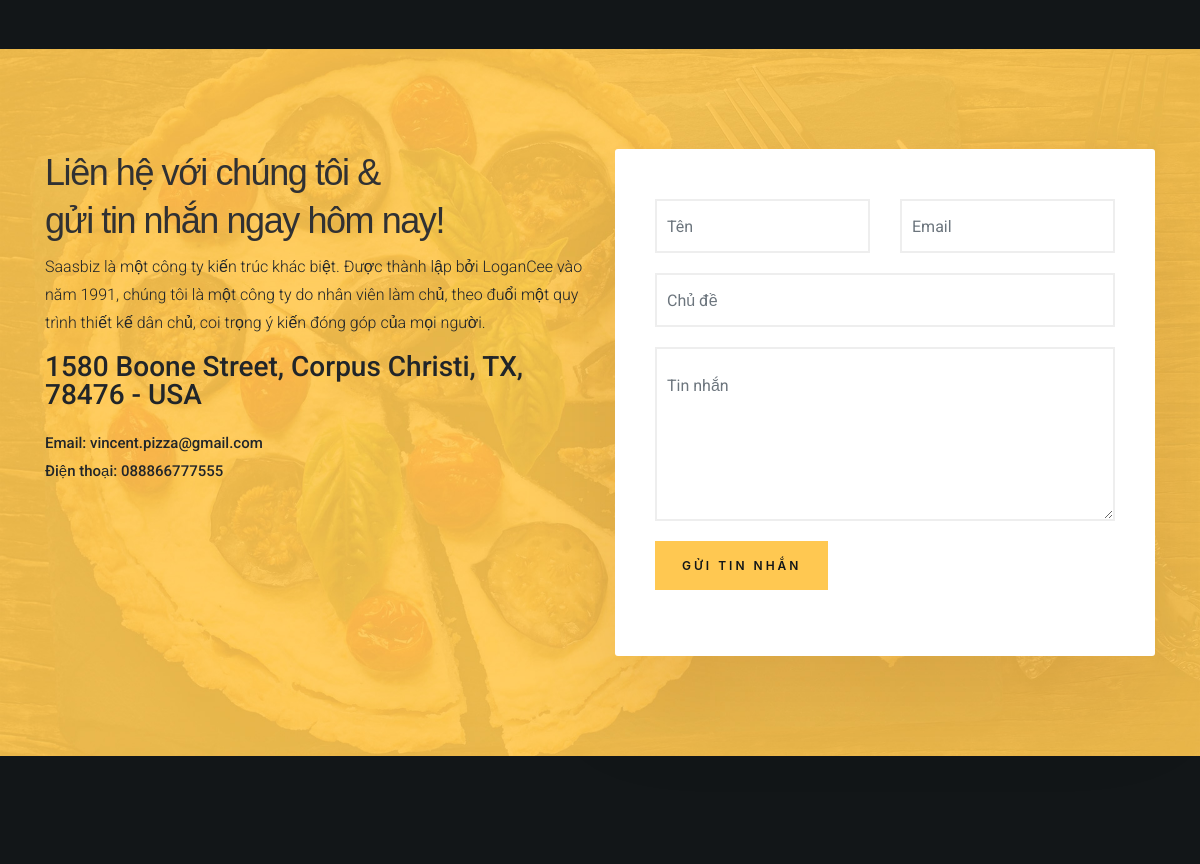
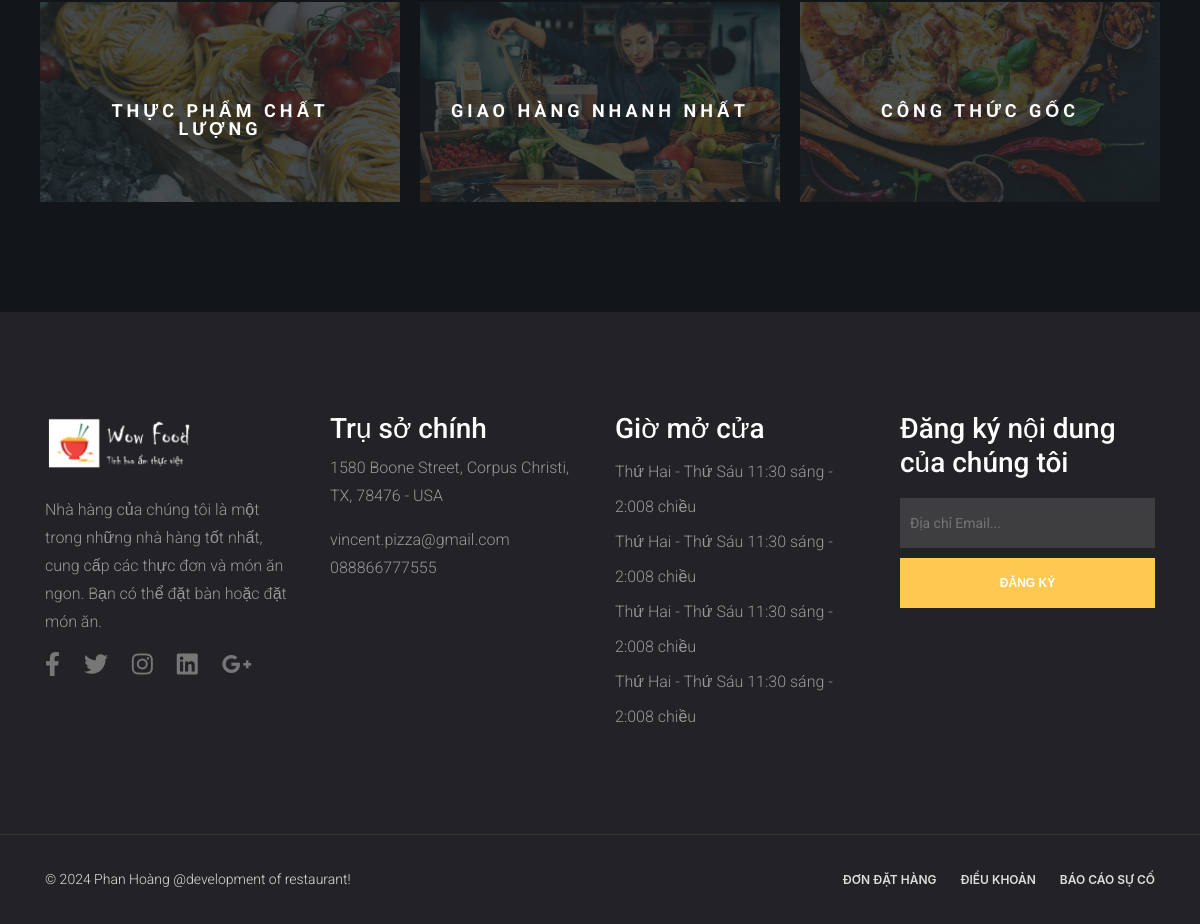
Before: / (lower part) with the older database file (2 pictures, top to bottom).
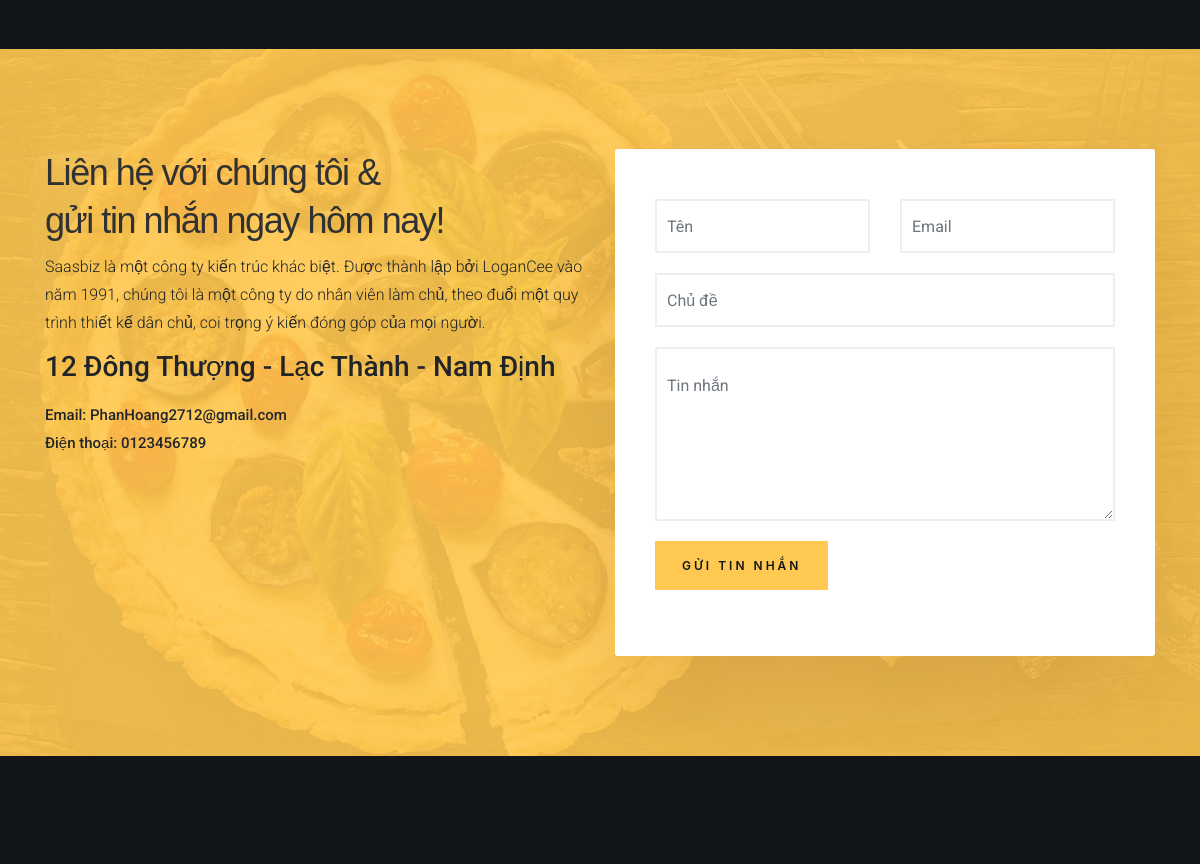
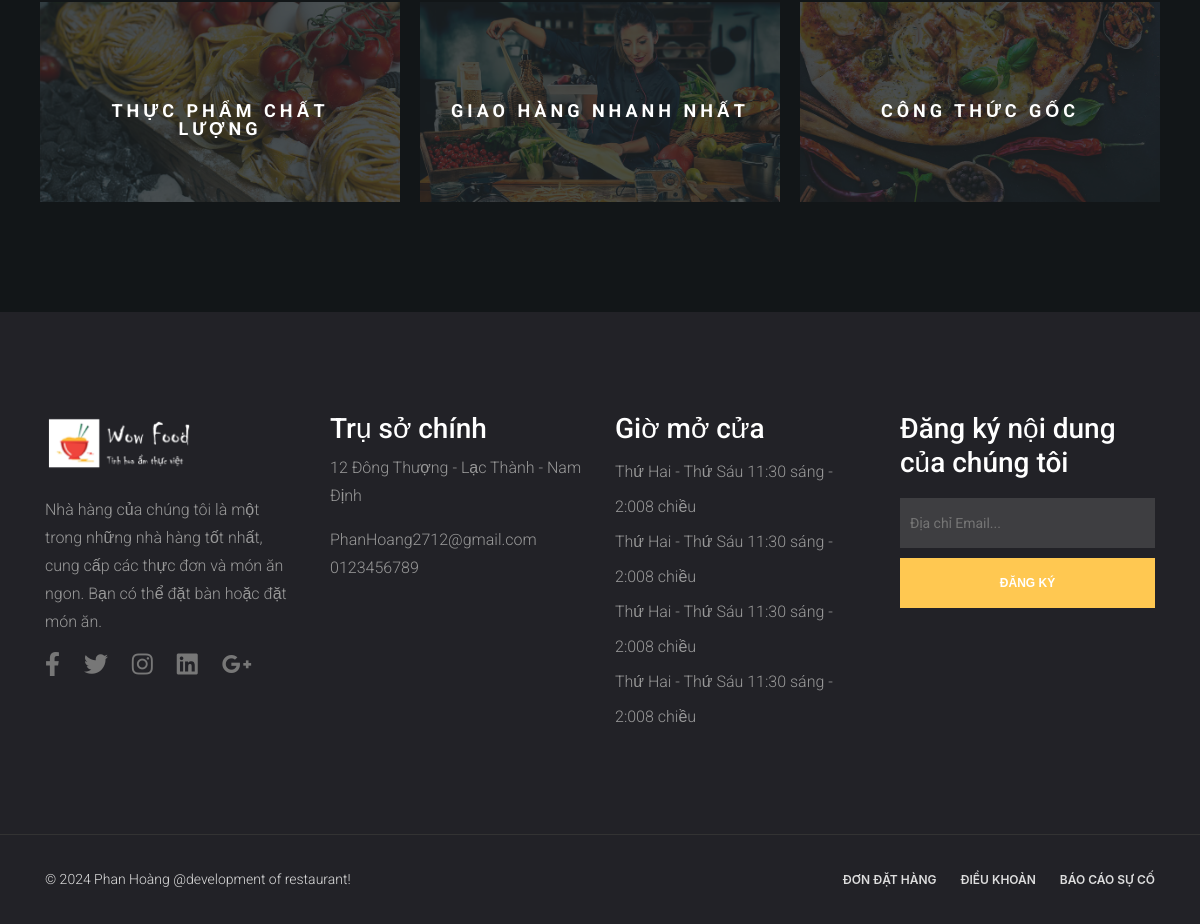
After: the same page with the newer database file (2 pictures, top to bottom).
### tables this page shows
CREATE TABLE `website_settings` (
  `option_id` int(5) NOT NULL,
  `option_name` varchar(255) NOT NULL,
  `option_value` varchar(255) NOT NULL
);

### index.php (the view, shortened to what this page needs)
<?php
include "connect.php";
include "Includes/templates/header.php";
$stmt_web_settings = $con->prepare("SELECT * FROM website_settings");
$stmt_web_settings->execute();
$web_settings = $stmt_web_settings->fetchAll();
$restaurant_email = "";
$restaurant_address = "";
$restaurant_phonenumber = "";
foreach ($web_settings as $option)
{
    if($option['option_name'] == 'restaurant_name')
    {
        $restaurant_name = $option['option_value'];
    }
    elseif($option['option_name'] == 'restaurant_email')
    {
        $restaurant_email = $option['option_value'];
    }
    elseif($option['option_name'] == 'restaurant_phonenumber')
    {
        $restaurant_phonenumber = $option['option_value'];
    }
    elseif($option['option_name'] == 'restaurant_address')
    {
        $restaurant_address = $option['option_value'];
    }
}
?>
<section class="image-gallery" id="gallery">
</section>
<section class="contact-section" id="contact">
    <div class="container">
        <div class="row">
            <div class="col-lg-6 sm-padding">
                <div class="contact-info">
                    <h2>
                        Liên hệ với chúng tôi &
                        <br>gửi tin nhắn ngay hôm nay!
                    </h2>
                    <p>
                        Saasbiz là một công ty kiến trúc khác biệt. Được thành lập bởi LoganCee vào năm 1991, chúng tôi là một công ty do nhân viên làm chủ, theo đuổi một quy trình thiết kế dân chủ, coi trọng ý kiến ​​đóng góp của mọi người.
                    </p>
                    <h3>
                        <?php echo $restaurant_address; ?>
                    </h3>
                    <h4>
                        <span>Email:</span>
                        <?php echo $restaurant_email; ?>
                        <br>
                        <span>Điện thoại:</span>
                        <?php echo $restaurant_phonenumber; ?>
                    </h4>
                </div>
            </div>
            <div class="col-lg-6 sm-padding">
                <div class="contact-form">
                    <div id="contact_ajax_form" class="contactForm">
                        <div class="form-group colum-row row">
                            <div class="col-sm-6">
                                <input type="text" id="contact_name" name="name" oninput="document.getElementById('invalid-name').innerHTML = ''" onkeyup="this.value=this.value.replace(/[^\sa-zA-Z]/g,'');" class="form-control" placeholder="Tên">
                            </div>
                            <div class="col-sm-6">
                                <input type="email" id="contact_email" name="email" oninput="document.getElementById('invalid-email').innerHTML = ''" class="form-control" placeholder="Email">
                            </div>
                        </div>
                        <div class="form-group row">
                            <div class="col-md-12">
                                <input type="text" id="contact_subject" name="subject" oninput="document.getElementById('invalid-subject').innerHTML = ''" onkeyup="this.value=this.value.replace(/[^\sa-zA-Z]/g,'');" class="form-control" placeholder="Chủ đề">
                            </div>
                        </div>
                        <div class="form-group row">
                            <div class="col-md-12">
                                <textarea id="contact_message" name="message" oninput="document.getElementById('invalid-message').innerHTML = ''" cols="30" rows="5" class="form-control message" placeholder="Tin nhắn"></textarea>
                            </div>
                        </div>
                        <div class="form-group row">
                            <div class="col-md-12">
                                <button id="contact_send" class="bttn_style_2">Gửi tin nhắn</button>
                            </div>
                        </div>
                    </div>
                </div>
            </div>
        </div>
    </div>
</section>
<section class="our_qualities_v2">
    <div class="container">
        <div class="row">
            <div class="col-md-4" style="padding: 10px;">
                <div class="quality quality_1">
                    <div class="text_inside_quality">
                        <h5>Thực phẩm chất lượng</h5>
                    </div>
                </div>
            </div>
            <div class="col-md-4" style="padding: 10px;">
                <div class="quality quality_2">
                    <div class="text_inside_quality">
                        <h5>Giao hàng nhanh nhất</h5>
                    </div>
                </div>
            </div>
            <div class="col-md-4" style="padding: 10px;">
                <div class="quality quality_3">
                    <div class="text_inside_quality">
                        <h5>Công thức gốc</h5>
                    </div>
                </div>
            </div>
        </div>
    </div>
</section>
<section class="widget_section" style="background-color: #222227;padding: 100px 0;">
    <div class="container">
        <div class="row">
            <div class="col-lg-3 col-md-6">
                <div class="footer_widget">
                    <img src="Design/images/logo.png" alt="Logo nhà hàng" style="width: 150px;margin-bottom: 20px;">
                    <p>
                        Nhà hàng của chúng tôi là một trong những nhà hàng tốt nhất, cung cấp các thực đơn và món ăn ngon. Bạn có thể đặt bàn hoặc đặt món ăn.
                    </p>
                    <ul class="widget_social">
                        <li><a href="#" data-toggle="tooltip" title="Facebook"><i class="fab fa-facebook-f fa-2x"></i></a></li>
                        <li><a href="#" data-toggle="tooltip" title="Twitter"><i class="fab fa-twitter fa-2x"></i></a></li>
                        <li><a href="#" data-toggle="tooltip" title="Instagram"><i class="fab fa-instagram fa-2x"></i></a></li>
                        <li><a href="#" data-toggle="tooltip" title="LinkedIn"><i class="fab fa-linkedin fa-2x"></i></a></li>
                        <li><a href="#" data-toggle="tooltip" title="Google+"><i class="fab fa-google-plus-g fa-2x"></i></a></li>
                    </ul>
                </div>
            </div>
            <div class="col-lg-3 col-md-6">
                <div class="footer_widget">
                    <h3>Trụ sở chính</h3>
                    <p>
                        <?php echo $restaurant_address; ?>
                    </p>
                    <p>
                        <?php echo $restaurant_email; ?>
                        <br>
                        <?php echo $restaurant_phonenumber; ?>
                    </p>
                </div>
            </div>
            <div class="col-lg-3 col-md-6">
                <div class="footer_widget">
                    <h3>
                        Giờ mở cửa
                    </h3>
                    <ul class="opening_time">
                        <li>Thứ Hai - Thứ Sáu 11:30 sáng - 2:008 chiều</li>
                        <li>Thứ Hai - Thứ Sáu 11:30 sáng - 2:008 chiều</li>
                        <li>Thứ Hai - Thứ Sáu 11:30 sáng - 2:008 chiều</li>
                        <li>Thứ Hai - Thứ Sáu 11:30 sáng - 2:008 chiều</li>
                    </ul>
                </div>
            </div>
            <div class="col-lg-3 col-md-6">
                <div class="footer_widget">
                    <h3>Đăng ký nội dung của chúng tôi</h3>
                    <div class="subscribe_form">
                        <form action="#" class="subscribe_form" novalidate="true">
                            <input type="email" name="EMAIL" id="subs-email" class="form_input" placeholder="Địa chỉ Email...">
                            <button type="submit" class="submit">ĐĂNG KÝ</button>
                            <div class="clearfix"></div>
                        </form>
                    </div>
                </div>
            </div>
        </div>
    </div>
</section>
<?php include "Includes/templates/footer.php"; ?>

### Includes/templates/header.php (shortened to what this page needs)
<!DOCTYPE html>
<html lang="en">
	<head>
		<link rel="stylesheet" type="text/css" href="Design/css/bootstrap.min.css">
		<link rel="stylesheet" type="text/css" href="Design/fonts/css/all.min.css">
		<link rel="stylesheet" type="text/css" href="Design/css/main.css">
		<link rel="stylesheet" type="text/css" href="Design/css/responsive.css">
	</head>
	<body>

### Includes/templates/footer.php (shortened to what this page needs)
		<footer class="footer_section">
			<div class="container">
				<div class="row">
					<div class="col-md-6 xs-padding">
						<div class="copyright">
							©
							Phan Hoàng @development of restaurant!
						</div>
					</div>
					<div class="col-md-6 xs-padding">
						<ul class="footer_social">
							<li><a href="#">Đơn đặt hàng</a></li>
							<li><a href="#">Điều khoản</a></li>
							<li><a href="#">Báo cáo sự cố</a></li>
						</ul>
					</div>
				</div>
			</div>
		</footer>
	</body>
</html>

Changed rows visible on the page:
changed website_settings: option_value "1580 Boone Street, Corpus Christi, TX, 78476 - USA" → "12 Đông Thượng - Lạc Thành - Nam Định"
changed website_settings: option_value "vincent.pizza@gmail.com" → "PhanHoang2712@gmail.com"
changed website_settings (number 3 of 3 on the later page): option_value "088866777555" → "0123456789"
